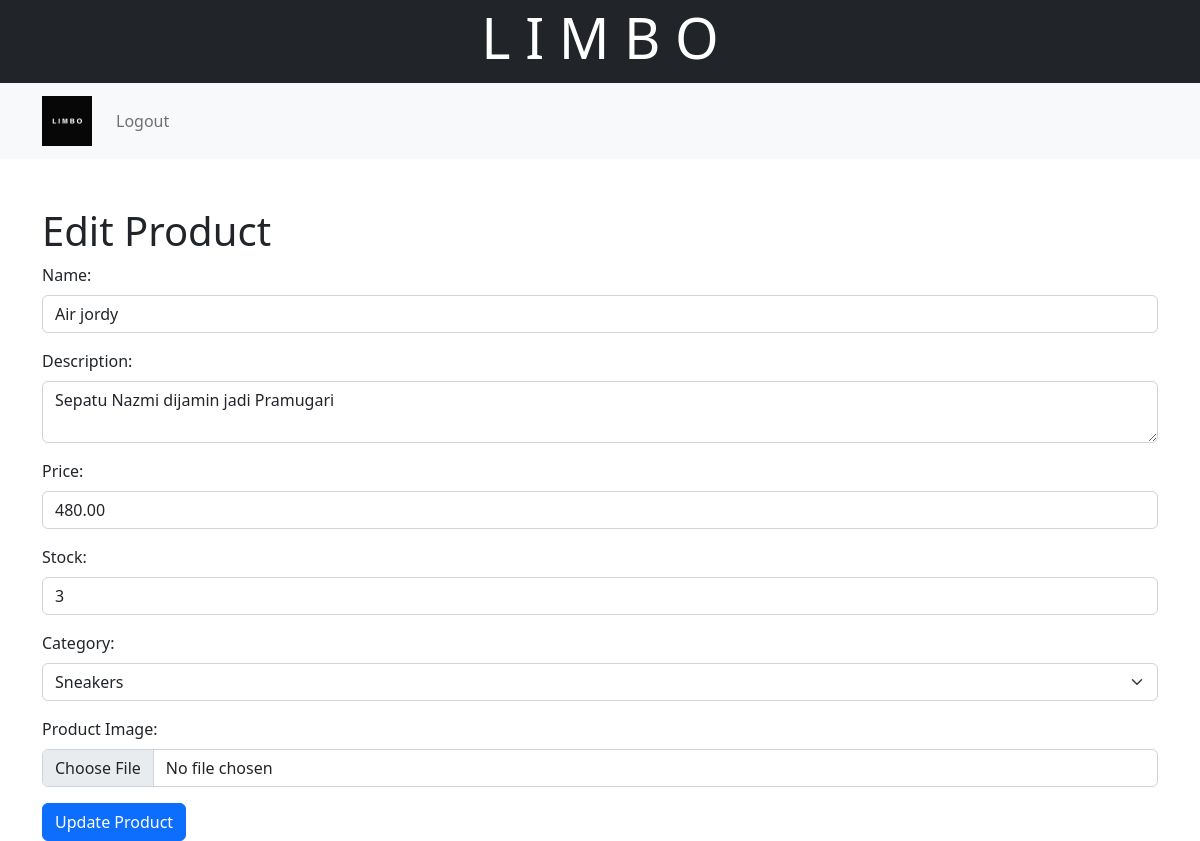
The page /public/Product/edit/4 (signed in) on the database its author committed.
### tables this page shows
CREATE TABLE `products` (
  `id` int(11) NOT NULL,
  `name` varchar(255) NOT NULL,
  `description` text DEFAULT NULL,
  `price` decimal(10,2) NOT NULL,
  `stock` int(11) NOT NULL,
  `category_id` int(11) DEFAULT NULL,
  `image` varchar(50) DEFAULT NULL
);

CREATE TABLE `categories` (
  `id` int(11) NOT NULL,
  `name` varchar(255) NOT NULL
);

### app/core/Controller.php (called while the page is built, shortened)
<?php
class Controller {
    public function view($view, $data = [])
    {
        require_once '../app/views/' . $view . '.php';
    }
    public function model($model)
    {
        return new $model;
    }
}

### app/controllers/Product.php (called while the page is built, shortened)
<?php
class Product extends Controller {
    public function edit($id) {
        $data['judul'] = 'Edit Product';
        $data['products'] = $this->model('Product_model')->getProductById($id);
        $data['categories'] = $this->model('Category_model') -> getAllCategory();
        $this->view('Product/edit', $data);
    }
}

### app/core/App.php (called while the page is built, shortened)
<?php
class App {
    protected $method = 'index';
    protected $params = [];
    public function __construct()
    {
        $url = $this->parseURL();
        if(isset($url['0'])){
        if( file_exists('../app/controllers/' . $url[0] . '.php') ) {
            unset($url[0]);
        }}
        $this->controller = new $this->controller;
        if( isset($url[1]) ) {
            if( method_exists($this->controller, $url[1]) ) {
                $this->method = $url[1];
                unset($url[1]);
            }
        }
        if( !empty($url) ) {
            $this->params = array_values($url);
        }
        call_user_func_array([$this->controller, $this->method], $this->params);
    }
    public function parseURL()
    {
        if( isset($_GET['url']) ) {
            $url = rtrim($_GET['url'], '/');
            $url = filter_var($url, FILTER_SANITIZE_URL);
            $url = explode('/', $url);
            return $url;
        }
    }
}

### public/index.php (called while the page is built, shortened)
<?php
$app = new App;

### app/core/Database.php (called while the page is built, shortened)
<?php
class Database {
    private $host = DB_HOST;
    private $user = DB_USER;
    private $pass = DB_PASS;
    private $db_name = DB_NAME;
    private $dbh;
    private $stmt;
    public function __construct()
    {
        $dsn = 'mysql:host=' . $this->host . ';dbname=' . $this->db_name;
        $option = [
            PDO::ATTR_PERSISTENT => true,
            PDO::ATTR_ERRMODE => PDO::ERRMODE_EXCEPTION
        ];
        try {
            $this->dbh = new PDO($dsn, $this->user, $this->pass, $option);
        } catch(PDOException $e) {
            die($e->getMessage());
        }
    }
    public function query($query)
    {
        $this->stmt = $this->dbh->prepare($query);
    }
    public function bind($param, $value, $type = null)
    {
        if( is_null($type) ) {
            switch( true ) {
                default :
                    $type = PDO::PARAM_STR;
            }
        }
        $this->stmt->bindValue($param, $value, $type);
    }
    public function execute()
    {
        $this->stmt->execute();
    }
    public function resultSet()
    {
        $this->execute();
        return $this->stmt->fetchAll(PDO::FETCH_ASSOC);
    }
    public function single()
    {
        $this->execute();
        return $this->stmt->fetch(PDO::FETCH_ASSOC);
    }
}

### app/models/Product_model.php (called while the page is built, shortened)
<?php
class Product_model {
    private $db;
    private $table = 'products';
    public function __construct() {
        $this->db = new Database;
    }
    public function getProductById($id)
    {
        $this->db->query('SELECT * FROM ' . $this->table . ' WHERE id=:id');
        $this->db->bind('id', $id);
        return $this->db->single();
    }
}

### app/models/Category_model.php (called while the page is built, shortened)
<?php
class Category_model {
    private $db;
    private $table = 'categories';
    public function __construct() {
        $this->db = new Database;
    }
    public function getAllCategory() {
        $this->db->query('SELECT * FROM ' . $this->table);
        return $this->db->resultSet();
    }
    public function tambahDataCategory($data)
    {
        $query = "INSERT INTO categories
                    VALUES
                  ('', :name)";
        $this->db->query($query);
        $this->db->bind('name', $data['name']);
        $this->db->execute();
        return $this->db->rowCount();
    }}

### app/views/Product/edit.php (the view, shortened to what this page needs)
<!DOCTYPE html>
<html lang="en">
<head>
   <link rel="stylesheet" href="<?= BASEURL ;?>/css/bootstrap.css">
</head>
<body>
<header class="bg-dark text-white p-1 text-center">
        <div class="container">
            <h1 class="display-4">L I M B O</h1>
        </div>
    </header>
 <nav class="navbar navbar-expand-lg navbar-light bg-light">
        <div class="container">
            <a class="navbar-brand " href="<?= BASEURL; ?>/home/index">
                <img src="<?= BASEURL; ?>/img/logo.jpg" alt="Nike Logo" width="50px" height="50px" >
            </a>
            <div class="collapse navbar-collapse">
            <ul class="navbar-nav ml-auto">
                <?php if (isset($_SESSION['user_id'])): ?>
                    <li class="nav-item">
                        <a class="nav-link" href="<?= BASEURL; ?>/Auth/logout">Logout</a>
                    </li>
                <?php else: ?>
                    <li class="nav-item">
                        <a class="nav-link" href="<?= BASEURL; ?>/Auth">Login</a>
                    </li>
                <?php endif; ?>
            </ul>
             </div>
        </div>
    </nav>
<div class="container mt-5">
        <h1><?php echo $data['judul']; ?></h1>
        <form action="<?= BASEURL; ?>/Product/update/<?= $data['products']['id']; ?>" method="post" enctype="multipart/form-data">
            <div class="mb-3">
                <label for="name" class="form-label">Name:</label>
                <input type="text" id="name" name="name" class="form-control" value="<?= $data['products']['name']; ?>" required>
            </div>
            <div class="mb-3">
                <label for="description" class="form-label">Description:</label>
                <textarea id="description" name="description" class="form-control" required><?= $data['products']['description']; ?></textarea>
            </div>
            <div class="mb-3">
                <label for="price" class="form-label">Price:</label>
                <input type="number" id="price" name="price" class="form-control" step="0.01" value="<?= $data['products']['price']; ?>" required>
            </div>
            <div class="mb-3">
                <label for="stock" class="form-label">Stock:</label>
                <input type="number" id="stock" name="stock" class="form-control" value="<?= $data['products']['stock']; ?>" required>
            </div>
            <div class="mb-3">
                <label for="category_id" class="form-label">Category:</label>
                <select id="category_id" name="category_id" class="form-select" required>
                    <?php foreach ($data['categories'] as $category): ?>
                        <option value="<?php echo $category['id']; ?>" <?= $category['id'] == $data['products']['category_id'] ? 'selected' : ''; ?>><?php echo $category['name']; ?></option>
                    <?php endforeach; ?>
                </select>
            </div>
            <div class="mb-3">
                <label for="image" class="form-label">Product Image:</label>
                <input type="file" id="image" name="image" class="form-control" accept="image/*">
            </div>
            <button type="submit" class="btn btn-primary">Update Product</button>
        </form>
    </div>

### rows shown on the page
products: name "Air jordy", description "Sepatu Nazmi dijamin jadi Pramugari", price "480.00", stock "3", category_id "Sneakers"

### other values the page prints
$data['judul'] "Edit Product"
